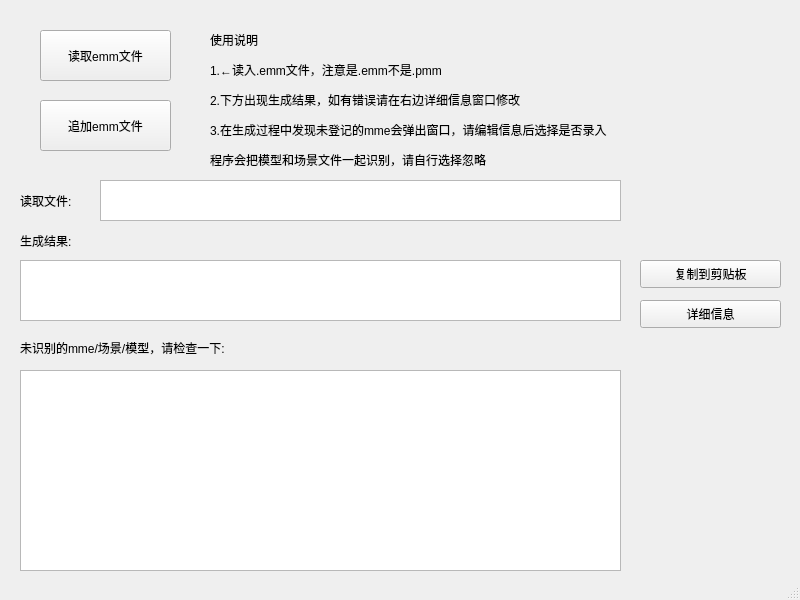
<?xml version="1.0" encoding="UTF-8"?>
<ui version="4.0">
 <class>mainWindow</class>
 <widget class="QMainWindow" name="mainWindow">
  <property name="enabled">
   <bool>true</bool>
  </property>
  <property name="geometry">
   <rect>
    <x>0</x>
    <y>0</y>
    <width>800</width>
    <height>600</height>
   </rect>
  </property>
  <property name="windowTitle">
   <string>自动生成mme借物列表：</string>
  </property>
  <widget class="QWidget" name="centralwidget">
   <property name="enabled">
    <bool>true</bool>
   </property>
   <widget class="QPushButton" name="read_emm_button">
    <property name="geometry">
     <rect>
      <x>40</x>
      <y>30</y>
      <width>131</width>
      <height>51</height>
     </rect>
    </property>
    <property name="text">
     <string>读取emm文件</string>
    </property>
   </widget>
   <widget class="QLabel" name="result_label">
    <property name="geometry">
     <rect>
      <x>20</x>
      <y>230</y>
      <width>121</width>
      <height>21</height>
     </rect>
    </property>
    <property name="text">
     <string>生成结果:</string>
    </property>
   </widget>
   <widget class="QLabel" name="not_classify_label">
    <property name="geometry">
     <rect>
      <x>20</x>
      <y>340</y>
      <width>281</width>
      <height>16</height>
     </rect>
    </property>
    <property name="text">
     <string>未识别的mme/场景/模型，请检查一下:</string>
    </property>
   </widget>
   <widget class="QPushButton" name="detailed_results_button">
    <property name="geometry">
     <rect>
      <x>640</x>
      <y>300</y>
      <width>141</width>
      <height>28</height>
     </rect>
    </property>
    <property name="text">
     <string>详细信息</string>
    </property>
   </widget>
   <widget class="QLabel" name="help_label">
    <property name="geometry">
     <rect>
      <x>210</x>
      <y>10</y>
      <width>571</width>
      <height>181</height>
     </rect>
    </property>
    <property name="sizePolicy">
     <sizepolicy hsizetype="Preferred" vsizetype="Preferred">
      <horstretch>0</horstretch>
      <verstretch>0</verstretch>
     </sizepolicy>
    </property>
    <property name="text">
     <string>&lt;html&gt;&lt;head/&gt;&lt;body&gt;&lt;p&gt;使用说明&lt;/p&gt;&lt;p&gt;1.←读入.emm文件，注意是.emm不是.pmm&lt;/p&gt;&lt;p&gt;2.下方出现生成结果，如有错误请在右边详细信息窗口修改&lt;/p&gt;&lt;p&gt;3.在生成过程中发现未登记的mme会弹出窗口，请编辑信息后选择是否录入&lt;/p&gt;&lt;p&gt;程序会把模型和场景文件一起识别，请自行选择忽略&lt;/p&gt;&lt;/body&gt;&lt;/html&gt;</string>
    </property>
   </widget>
   <widget class="QTextBrowser" name="result_browser">
    <property name="geometry">
     <rect>
      <x>20</x>
      <y>260</y>
      <width>601</width>
      <height>61</height>
     </rect>
    </property>
   </widget>
   <widget class="QPushButton" name="copy_button">
    <property name="geometry">
     <rect>
      <x>640</x>
      <y>260</y>
      <width>141</width>
      <height>28</height>
     </rect>
    </property>
    <property name="text">
     <string>复制到剪贴板</string>
    </property>
   </widget>
   <widget class="QTextBrowser" name="not_handle_browser">
    <property name="geometry">
     <rect>
      <x>20</x>
      <y>370</y>
      <width>601</width>
      <height>201</height>
     </rect>
    </property>
   </widget>
   <widget class="QLabel" name="emm_name_label">
    <property name="geometry">
     <rect>
      <x>20</x>
      <y>180</y>
      <width>71</width>
      <height>41</height>
     </rect>
    </property>
    <property name="text">
     <string>读取文件:</string>
    </property>
   </widget>
   <widget class="QPushButton" name="add_emm_button">
    <property name="geometry">
     <rect>
      <x>40</x>
      <y>100</y>
      <width>131</width>
      <height>51</height>
     </rect>
    </property>
    <property name="text">
     <string>追加emm文件</string>
    </property>
   </widget>
   <widget class="QTextBrowser" name="emm_filename_browser">
    <property name="geometry">
     <rect>
      <x>100</x>
      <y>180</y>
      <width>521</width>
      <height>41</height>
     </rect>
    </property>
   </widget>
  </widget>
  <widget class="QStatusBar" name="statusbar"/>
 </widget>
 <resources/>
 <connections>
  <connection>
   <sender>read_emm_button</sender>
   <signal>clicked()</signal>
   <receiver>mainWindow</receiver>
   <slot>read_emm_files()</slot>
   <hints>
    <hint type="sourcelabel">
     <x>95</x>
     <y>109</y>
    </hint>
    <hint type="destinationlabel">
     <x>198</x>
     <y>219</y>
    </hint>
   </hints>
  </connection>
  <connection>
   <sender>copy_button</sender>
   <signal>clicked()</signal>
   <receiver>mainWindow</receiver>
   <slot>copy_event()</slot>
   <hints>
    <hint type="sourcelabel">
     <x>695</x>
     <y>235</y>
    </hint>
    <hint type="destinationlabel">
     <x>733</x>
     <y>202</y>
    </hint>
   </hints>
  </connection>
  <connection>
   <sender>detailed_results_button</sender>
   <signal>clicked()</signal>
   <receiver>mainWindow</receiver>
   <slot>print_detailed_info()</slot>
   <hints>
    <hint type="sourcelabel">
     <x>734</x>
     <y>280</y>
    </hint>
    <hint type="destinationlabel">
     <x>734</x>
     <y>309</y>
    </hint>
   </hints>
  </connection>
  <connection>
   <sender>add_emm_button</sender>
   <signal>clicked()</signal>
   <receiver>mainWindow</receiver>
   <slot>add_emm_files()</slot>
   <hints>
    <hint type="sourcelabel">
     <x>132</x>
     <y>135</y>
    </hint>
    <hint type="destinationlabel">
     <x>21</x>
     <y>156</y>
    </hint>
   </hints>
  </connection>
 </connections>
 <slots>
  <signal>signal1()</signal>
  <slot>read_emm_files()</slot>
  <slot>copy_event()</slot>
  <slot>print_detailed_info()</slot>
  <slot>wait_list_encode_to_jis()</slot>
  <slot>wait_list_encode_to_gb()</slot>
  <slot>add_emm_files()</slot>
 </slots>
</ui>
